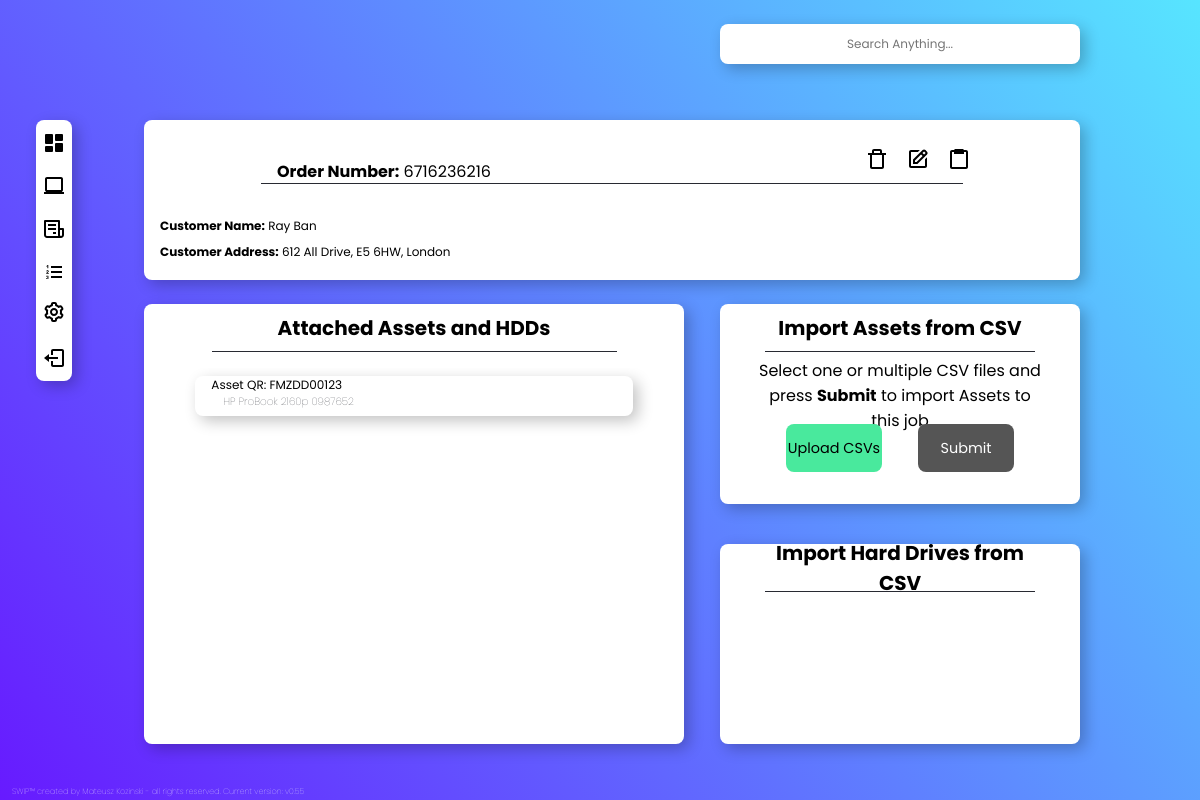
The page /order/8/ on the database as committed earlier.
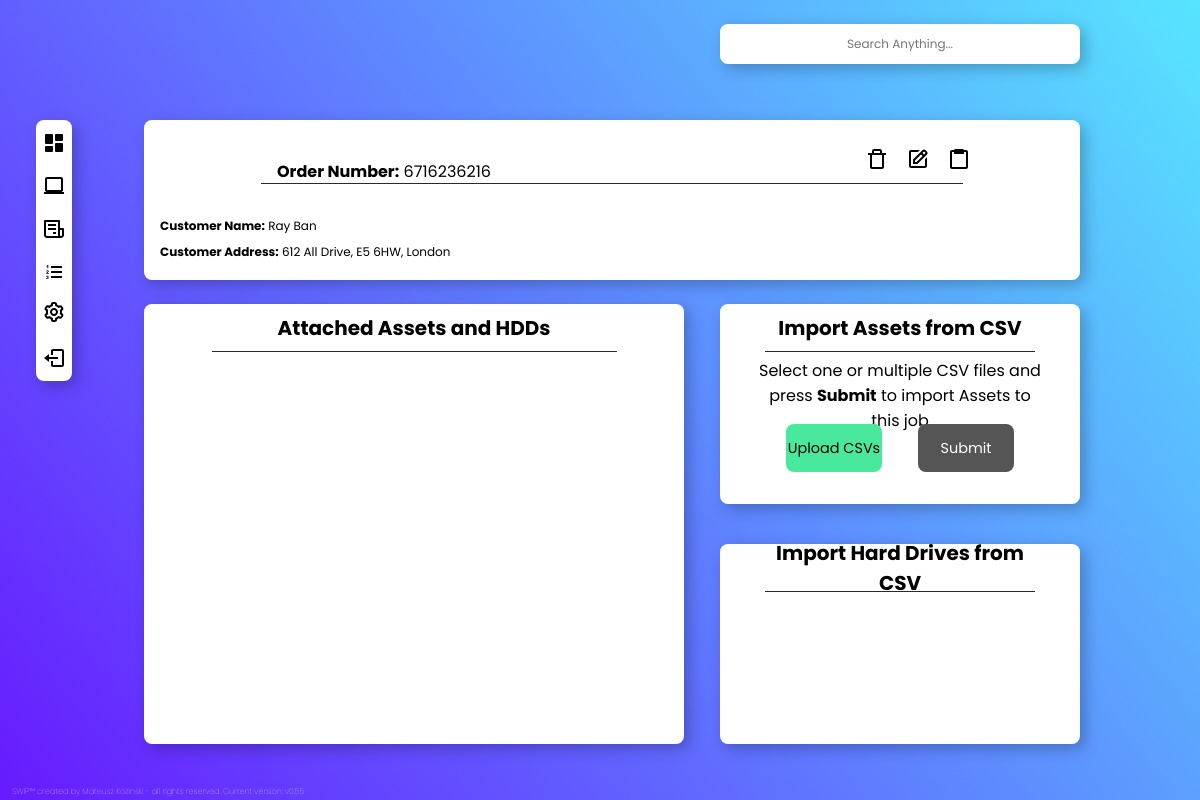
The same page on the database as committed later.
### SWIPapp/models.py (models this page shows, shortened)
class Asset(models.Model):
    Order_Number = models.ForeignKey(Order, on_delete=models.CASCADE, null=True, blank=True)
    Asset_QR = models.CharField(max_length=100, default='')
    Asset_QR_Img = models.ImageField (upload_to='SWIPapp\static\SWIPapp\images\qr_codes', blank=True, null=True)
    Type = models.CharField(max_length=100, default='', null=True, blank=True)
    Make = models.CharField(max_length=100, default='',null=True, blank=True)
    Model = models.CharField(max_length=100, default='',null=True, blank=True)
    Serial_Number = models.CharField(max_length=100, default='',null=True, blank=True)
    CPU = models.CharField(max_length=100, default='',null=True, blank=True)
    RAM = models.FloatField(null=True, blank=True)
    Storage = models.CharField(max_length=100, default='',null=True, blank=True)
    Storage_Serial_Number = models.CharField(max_length=100, default='',null=True, blank=True)
    Storage_Capacity = models.FloatField(null=True, blank=True)
    GPU = models.CharField(max_length=100, default='',null=True, blank=True)
    Motherboard_Test = models.CharField(max_length=100, default='',null=True, blank=True)
    CPU_Test = models.CharField(max_length=100, default='',null=True, blank=True)
    RAM_Test = models.CharField(max_length=100, default='',null=True, blank=True)
    Wipe_Method = models.CharField(max_length=100, default='',null=True, blank=True)
    Wipe_Start_Time = models.CharField(max_length=100, default='',null=True, blank=True)
    Wipe_End_Time = models.CharField(max_length=100, default='',null=True, blank=True)
    Wipe_Result = models.CharField(max_length=100, default='',null=True, blank=True)
    Weight = models.FloatField(null=True, blank=True)
    Ecommerce_Title = models.CharField(max_length=80, default='', null=True, blank=True)
    Ecommerce_Category = models.CharField(max_length=30, default='', null=True, blank=True)
    Ecommerce_Condition = models.CharField(max_length=10, default='', null=True, blank=True)
    Ecommerce_Condition_Description = models.CharField(max_length=1000, default='', null=True, blank=True)
    Ecommerce_Item_Description = models.CharField(max_length=1000, default='', null=True, blank=True)
    Ecommerce_Price = models.FloatField(null=True, blank=True, default='0')
    Created = models.DateTimeField(auto_now_add=True, null=True) #this is currently broken - works on import but updating returns error if null=False for some reason
    Updated = models.DateTimeField(auto_now_add=True, null= True) #this is currently broken - works on import but updating returns error if null=False for some reason

### SWIPapp/views.py (the view, shortened to what this page needs)
# urls.py: path('order/<int:id>/', views.orderindex, name='orderindex'),
def orderindex(request, id):
    order = Order.objects.get(id=id)
    asset = Asset.objects.filter(Order_Number_id=order)
    OrderID = Order.objects.filter(id=id).values('id')[0]['id']
    date = datetime.now()
    context = {'order':order,
                'asset':asset,
                }
    return render(request, 'SWIPapp/orderindex.html', context)

### SWIPapp/templates/SWIPapp/orderindex.html (shortened to what this page needs)
{% extends "SWIPapp/navbar.html" %}
{% load static %}
{%block content%}
<div class="orderinfo">
    <div class='listtitle2'>
        <p class="topinfo"><b>Order Number:</b> {{order.Order_Number}}</p>
      <ul class="assetbuttons">
        <li class="assetbutton" id='delicon'>  <a class="assset-link" href="#"><svg xmlns="http://www.w3.org/2000/svg" width="24" height="24" style="fill: rgba(0, 0, 0, 1);transform: ;msFilter:;"><path d="M15 2H9c-1.103 0-2 .897-2 2v2H3v2h2v12c0 1.103.897 2 2 2h10c1.103 0 2-.897 2-2V8h2V6h-4V4c0-1.103-.897-2-2-2zM9 4h6v2H9V4zm8 16H7V8h10v12z"></path></svg></a></li>
        <li class="assetbutton" id='editicon'>  <a class="assset-link" href="#"></a></li>
        <li class="assetbutton" id='dupicon'>  <a class="assset-link" href="#"><svg xmlns="http://www.w3.org/2000/svg" width="24" height="24" style="fill: rgba(0, 0, 0, 1);transform: ;msFilter:;"><path d="M19 3h-2.25a1 1 0 0 0-1-1h-7.5a1 1 0 0 0-1 1H5c-1.103 0-2 .897-2 2v15c0 1.103.897 2 2 2h14c1.103 0 2-.897 2-2V5c0-1.103-.897-2-2-2zm0 17H5V5h2v2h10V5h2v15z"></path></svg></a></li>
      </div>
<br>
<p class="maininfo"> <b>Customer Name:</b> {{order.Customer}} </p>
<p class="maininfo"> <b>Customer Address:</b> {{order.Customer_Address}} </p>
</div>
<div class="attachedassets">
    <div class='listtitle'>
        <h4> Attached Assets and HDDs </h4>
    </div>
    <div class='listcontainer'>
        {%for i in asset %}
        <a href='/asset/{{i.id}}'>
            <div class="listitem">
                <p class="maininfo"> Asset QR: {{i.Asset_QR}}</p>
                <p class="moreinfo">{{i.Make}} {{i.Model}} {{i.Serial_Number}} </p>
            </div>
        </a>
        {% endfor %}
</div>
<div class="attachtoorder">
    <div class='listtitle'>
        <h4> Import Assets from CSV</h4>
    </div>
    <p class="explanation"> Select one or multiple CSV files and press <b>Submit</b> to import Assets to this job </p>
    <div class='importasset2'>
        <form method="POST" action-"/" enctype="multipart/form-data">
            <div class="buttons">
            <label class="uploadlabel" for="files">Upload CSVs</label>
            <button type="submit" class = "submitbtn2", name="save">Submit</button>
            </div>
        </form>
    </div>
</div>
<div class="attachhddtoorder">
    <div class='listtitle'>
        <h4> Import Hard Drives from CSV</h4>
    </div>
</div>
{% endblock %}

Rows that differ between the two databases and show on the page:
removed Asset: Asset_QR "FMZDD00123", Make "HP", Model "ProBook 2160p", Serial_Number "0987652"
